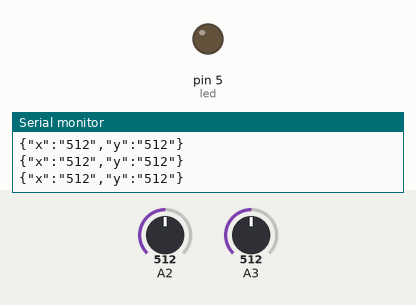
Recording of a sketch running on a simulated Arduino Uno, built with avr-gcc and run on an emulated ATmega328P. On the bench: output pins drawn as LEDs (lit = HIGH), the last lines printed to the serial monitor. The inputs (shaded band) are chosen by the test bench; at power-on: A2 = 512, A3 = 512.

Above: at 1.2 s.
1.3 s: A2 set to 109
4.3 s: A2 set to 92
At 7.0 s:
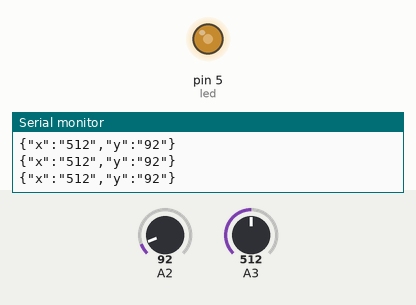
7.3 s: A3 set to 105
10.3 s: A3 set to 90
Timing chart, 0 to 14.3 s (numbered marks = the images above; inputs shaded):
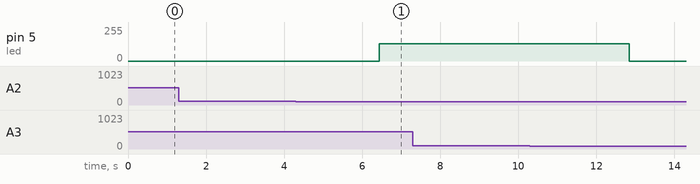

The sketch:

phase_timer1.ino
```cpp
#include <MsTimer2.h>
#include <TimerOne.h>

bool flagPWM = false, flagLED = false;
long count = 0;
int led = 5;

void test() {
  flagPWM = !flagPWM;
  if (flagLED) {
    if (flagPWM)
      digitalWrite(led, HIGH);
    else
      digitalWrite(led, LOW);
  }
  else
    digitalWrite(led, LOW);

  /*For the test: 1s pikapika.*/
  if (count++ > 100000) {
    count = 0;
    flagLED = !flagLED;
  }
}

void setup() {
  // put your setup code here, to run once:
  pinMode(led, OUTPUT);
  Serial.begin(9600);
  // MsTimer2::set(20,test);
  // MsTimer2::start();
  Timer1.initialize(64);
  Timer1.attachInterrupt(test);
  Timer1.start();
}

void loop() {
  int a = analogRead(A3);
  int b = analogRead(A2);
//  int c = analogRead(A1);

String temp = "{\"x\":\"";
    temp += a;
    temp +="\",\"y\":\"";
    temp += b;
    temp +="\"}";

	Serial.println(temp);

}
```

Measured:
- the behaviour switches between 100 and 99 on A2 (found by bisection; images 0 and 1)
